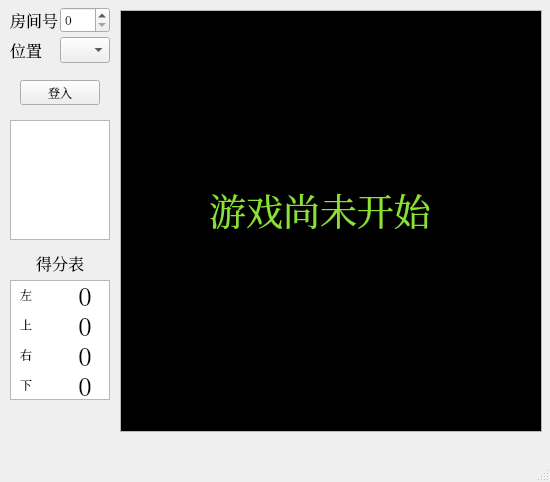
<?xml version="1.0" encoding="UTF-8"?>
<ui version="4.0">
 <class>MainWindow</class>
 <widget class="QMainWindow" name="MainWindow">
  <property name="geometry">
   <rect>
    <x>0</x>
    <y>0</y>
    <width>550</width>
    <height>482</height>
   </rect>
  </property>
  <property name="font">
   <font>
    <family>Noto Serif CJK SC</family>
   </font>
  </property>
  <property name="windowTitle">
   <string>MainWindow</string>
  </property>
  <widget class="QWidget" name="centralWidget">
   <widget class="QPushButton" name="pushButton">
    <property name="geometry">
     <rect>
      <x>20</x>
      <y>80</y>
      <width>80</width>
      <height>25</height>
     </rect>
    </property>
    <property name="text">
     <string>登入</string>
    </property>
   </widget>
   <widget class="QLabel" name="label">
    <property name="geometry">
     <rect>
      <x>10</x>
      <y>10</y>
      <width>50</width>
      <height>20</height>
     </rect>
    </property>
    <property name="font">
     <font>
      <family>Noto Serif CJK SC</family>
      <pointsize>12</pointsize>
     </font>
    </property>
    <property name="text">
     <string>房间号</string>
    </property>
   </widget>
   <widget class="QSpinBox" name="spinBox">
    <property name="geometry">
     <rect>
      <x>60</x>
      <y>7</y>
      <width>50</width>
      <height>26</height>
     </rect>
    </property>
    <property name="maximum">
     <number>999</number>
    </property>
   </widget>
   <widget class="QLabel" name="label_2">
    <property name="geometry">
     <rect>
      <x>10</x>
      <y>40</y>
      <width>50</width>
      <height>20</height>
     </rect>
    </property>
    <property name="font">
     <font>
      <family>Noto Serif CJK SC</family>
      <pointsize>12</pointsize>
     </font>
    </property>
    <property name="text">
     <string>位置</string>
    </property>
   </widget>
   <widget class="QComboBox" name="comboBox">
    <property name="geometry">
     <rect>
      <x>60</x>
      <y>37</y>
      <width>50</width>
      <height>26</height>
     </rect>
    </property>
   </widget>
   <widget class="QTextEdit" name="textEdit">
    <property name="geometry">
     <rect>
      <x>10</x>
      <y>120</y>
      <width>100</width>
      <height>120</height>
     </rect>
    </property>
    <property name="readOnly">
     <bool>true</bool>
    </property>
   </widget>
   <widget class="QGraphicsView" name="graphicsView">
    <property name="geometry">
     <rect>
      <x>10</x>
      <y>280</y>
      <width>100</width>
      <height>120</height>
     </rect>
    </property>
   </widget>
   <widget class="QLabel" name="label_3">
    <property name="geometry">
     <rect>
      <x>10</x>
      <y>250</y>
      <width>100</width>
      <height>25</height>
     </rect>
    </property>
    <property name="font">
     <font>
      <family>Noto Serif CJK SC</family>
      <pointsize>12</pointsize>
     </font>
    </property>
    <property name="text">
     <string>得分表</string>
    </property>
    <property name="alignment">
     <set>Qt::AlignCenter</set>
    </property>
   </widget>
   <widget class="QGraphicsView" name="graphicsView_2">
    <property name="geometry">
     <rect>
      <x>120</x>
      <y>10</y>
      <width>422</width>
      <height>422</height>
     </rect>
    </property>
    <property name="palette">
     <palette>
      <active>
       <colorrole role="Base">
        <brush brushstyle="SolidPattern">
         <color alpha="255">
          <red>0</red>
          <green>0</green>
          <blue>0</blue>
         </color>
        </brush>
       </colorrole>
      </active>
      <inactive>
       <colorrole role="Base">
        <brush brushstyle="SolidPattern">
         <color alpha="255">
          <red>0</red>
          <green>0</green>
          <blue>0</blue>
         </color>
        </brush>
       </colorrole>
      </inactive>
      <disabled>
       <colorrole role="Base">
        <brush brushstyle="SolidPattern">
         <color alpha="255">
          <red>239</red>
          <green>239</green>
          <blue>239</blue>
         </color>
        </brush>
       </colorrole>
      </disabled>
     </palette>
    </property>
   </widget>
   <widget class="QLabel" name="label_4">
    <property name="geometry">
     <rect>
      <x>20</x>
      <y>285</y>
      <width>40</width>
      <height>20</height>
     </rect>
    </property>
    <property name="text">
     <string>左</string>
    </property>
   </widget>
   <widget class="QLabel" name="label_5">
    <property name="geometry">
     <rect>
      <x>20</x>
      <y>315</y>
      <width>40</width>
      <height>20</height>
     </rect>
    </property>
    <property name="text">
     <string>上</string>
    </property>
   </widget>
   <widget class="QLabel" name="label_6">
    <property name="geometry">
     <rect>
      <x>20</x>
      <y>345</y>
      <width>40</width>
      <height>20</height>
     </rect>
    </property>
    <property name="text">
     <string>右</string>
    </property>
   </widget>
   <widget class="QLabel" name="label_7">
    <property name="geometry">
     <rect>
      <x>20</x>
      <y>375</y>
      <width>40</width>
      <height>20</height>
     </rect>
    </property>
    <property name="text">
     <string>下</string>
    </property>
   </widget>
   <widget class="QLabel" name="label_8">
    <property name="geometry">
     <rect>
      <x>60</x>
      <y>280</y>
      <width>50</width>
      <height>30</height>
     </rect>
    </property>
    <property name="font">
     <font>
      <pointsize>18</pointsize>
     </font>
    </property>
    <property name="text">
     <string>0</string>
    </property>
    <property name="alignment">
     <set>Qt::AlignCenter</set>
    </property>
   </widget>
   <widget class="QLabel" name="label_9">
    <property name="geometry">
     <rect>
      <x>60</x>
      <y>310</y>
      <width>50</width>
      <height>30</height>
     </rect>
    </property>
    <property name="font">
     <font>
      <pointsize>18</pointsize>
     </font>
    </property>
    <property name="text">
     <string>0</string>
    </property>
    <property name="alignment">
     <set>Qt::AlignCenter</set>
    </property>
   </widget>
   <widget class="QLabel" name="label_10">
    <property name="geometry">
     <rect>
      <x>60</x>
      <y>340</y>
      <width>50</width>
      <height>30</height>
     </rect>
    </property>
    <property name="font">
     <font>
      <pointsize>18</pointsize>
     </font>
    </property>
    <property name="text">
     <string>0</string>
    </property>
    <property name="alignment">
     <set>Qt::AlignCenter</set>
    </property>
   </widget>
   <widget class="QLabel" name="label_11">
    <property name="geometry">
     <rect>
      <x>60</x>
      <y>370</y>
      <width>50</width>
      <height>30</height>
     </rect>
    </property>
    <property name="font">
     <font>
      <pointsize>18</pointsize>
     </font>
    </property>
    <property name="text">
     <string>0</string>
    </property>
    <property name="alignment">
     <set>Qt::AlignCenter</set>
    </property>
   </widget>
   <widget class="QLabel" name="label_12">
    <property name="geometry">
     <rect>
      <x>170</x>
      <y>160</y>
      <width>300</width>
      <height>100</height>
     </rect>
    </property>
    <property name="palette">
     <palette>
      <active>
       <colorrole role="WindowText">
        <brush brushstyle="SolidPattern">
         <color alpha="255">
          <red>138</red>
          <green>226</green>
          <blue>52</blue>
         </color>
        </brush>
       </colorrole>
      </active>
      <inactive>
       <colorrole role="WindowText">
        <brush brushstyle="SolidPattern">
         <color alpha="255">
          <red>138</red>
          <green>226</green>
          <blue>52</blue>
         </color>
        </brush>
       </colorrole>
      </inactive>
      <disabled>
       <colorrole role="WindowText">
        <brush brushstyle="SolidPattern">
         <color alpha="255">
          <red>190</red>
          <green>190</green>
          <blue>190</blue>
         </color>
        </brush>
       </colorrole>
      </disabled>
     </palette>
    </property>
    <property name="font">
     <font>
      <pointsize>28</pointsize>
     </font>
    </property>
    <property name="text">
     <string>游戏尚未开始</string>
    </property>
    <property name="alignment">
     <set>Qt::AlignCenter</set>
    </property>
   </widget>
  </widget>
  <widget class="QMenuBar" name="menuBar">
   <property name="geometry">
    <rect>
     <x>0</x>
     <y>0</y>
     <width>550</width>
     <height>28</height>
    </rect>
   </property>
  </widget>
  <widget class="QStatusBar" name="statusBar"/>
 </widget>
 <layoutdefault spacing="6" margin="11"/>
 <resources/>
 <connections/>
</ui>
